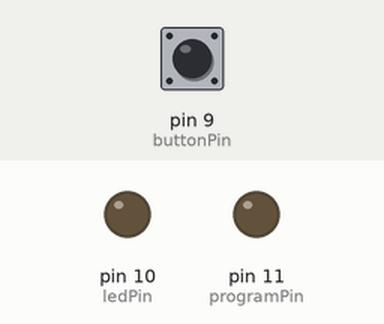
The sketch below on a simulated Arduino Uno, built with avr-gcc and run on an emulated ATmega328P. Shown: output pins drawn as LEDs (lit = HIGH). Inputs (shaded band) come from the test bench; at power-on: pin 9 (buttonPin) LOW.

Above: at 1.2 s.
1.3 s: pin 9 (buttonPin) pulled HIGH for 3.2 s
At 5.1 s:
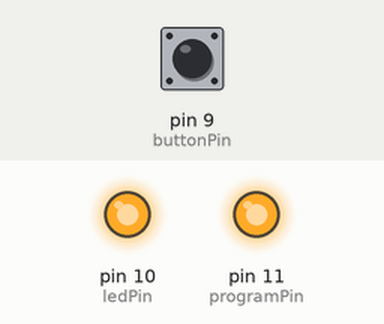
At 6.1 s:
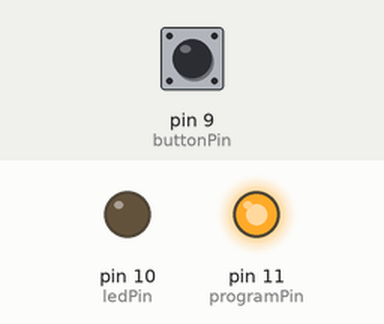
7.5 s: pin 9 (buttonPin) pulled HIGH for 0.15 s
At 12.5 s:
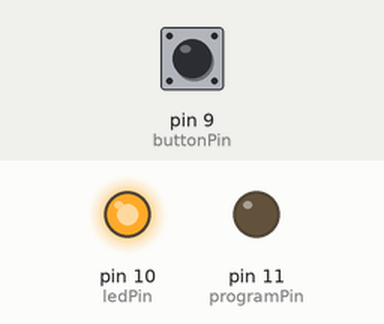
Timing chart, 0 to 16.6 s (numbered marks = the images above; inputs shaded):
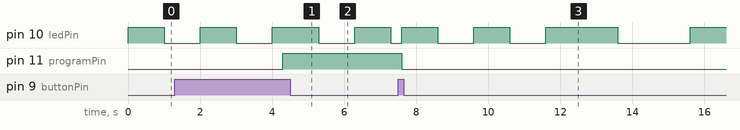

Measured:
- after the input at 1.3 s, pin 11 (programPin): LOW → HIGH after 3.0 s
- after the input at 7.5 s, pin 11 (programPin): HIGH → LOW after 0.10 s

The sketch:

LED.ino
```cpp
/*
  Mücahit Karaoğlan 15.06.2018
*/
const int programPin = 11;//hangi programda olduğunu gösteren ledin pini
const int buttonPin = 9;
const int ledPin = 10;
bool ledDurumu=1;
int dongu = 4;
int uzunluk = 1000;
bool program = 0;//0 kısa program, 1 uzun
unsigned long varis = 1000;
int lastButtonState = LOW;
unsigned long lastDebounceTime = 0;
unsigned long debounceDelay = 3000;

void setup() {
  pinMode(ledPin, OUTPUT);
  pinMode(programPin, OUTPUT);
  pinMode(buttonPin, INPUT);
}

void loop() {
  //butona basılmadığında buton durumu low yapılır o an lastDebounceTime değişkenine atılır
  //butona basılı tutulduğu sürece lastDebounceTime değişmez ve fark oluşur
  if(digitalRead(buttonPin)){
    //aradaki fark bizim basılı tutma süremiz kadar olduğunda işlemlere geçilir
    //lastButtonState tekrar LOW olabilmesi için bırakılması gerekir. Bu sayede tekrar döngüye girmez
    if( millis() - lastDebounceTime > debounceDelay && !lastButtonState){
      lastButtonState = HIGH;
      program = !program;//program değişir
      digitalWrite(programPin, program);//led ile gösterilir
      //programa göre debounceDelay ve dongu ayarlanır
      if(program == 0){
        debounceDelay=3000;
        dongu = 4;
      }
      else{
        debounceDelay=100;
        dongu = 8;
      }
      //her şey sıfırlanır
      uzunluk = 1000;
      ledDurumu=1;
      varis = millis() + 1000;
      lastDebounceTime = millis();
    }
  }
  else{
    lastDebounceTime = millis();
    lastButtonState = LOW;
  }
  ledyak();
}

void ledyak(){
  //varış kodlarla 1 ya da 2 sn millis in ilerisinde ayarlanmıştır
  if( millis() < varis ){
    digitalWrite(ledPin, ledDurumu);
  }
  //eğer varış yani bitiş süresine gelirse LOW ya da HIGH ledDurumu değişir dongu azalır
  else{
    ledDurumu =! ledDurumu;
    digitalWrite(ledPin, ledDurumu);
    dongu--;
    //dongu tamamlandığında yanıp sönme 2 programda da 1 ya da 2 sn
    //dongu yanıp sönme 2 sayılır o yüzden 4 kısa için, 8 uzun için
    if(dongu == 0){
      uzunluk = (uzunluk == 1000) ? 2000 : 1000;
      dongu = (program == 0) ? 4 : 8;
    }
    varis += uzunluk;//varışa bir sonraki uzunluk eklenir
  }
}
```
